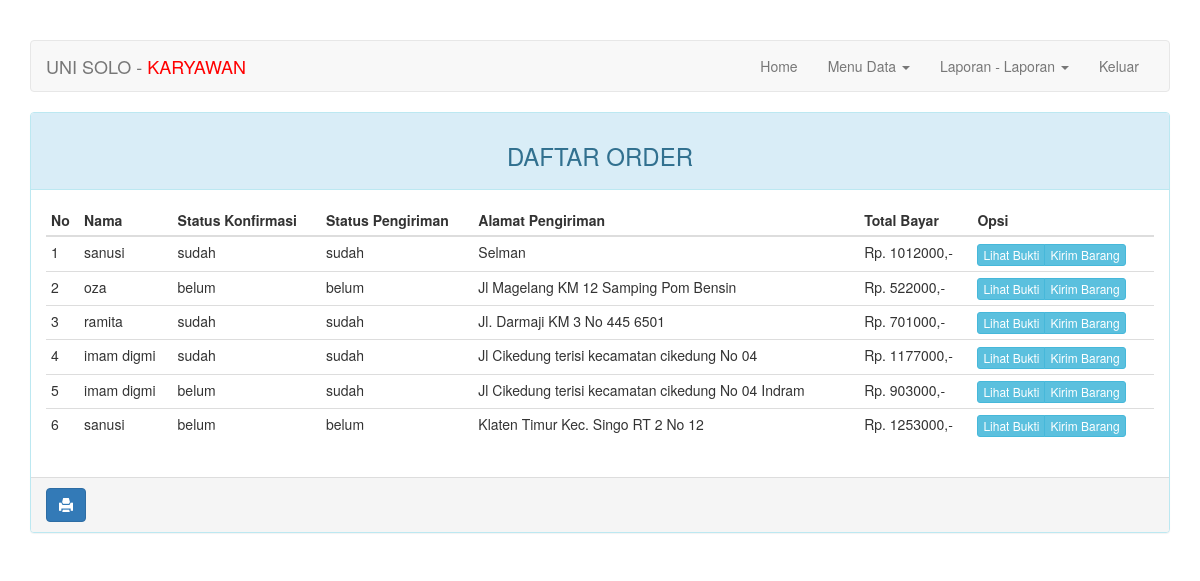
The page /karyawan/index.php (signed in) on the database as committed earlier.
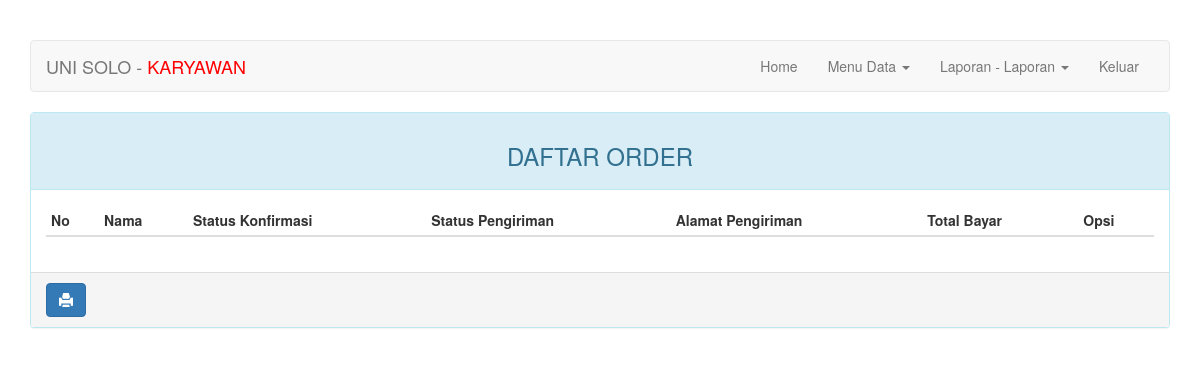
The same page on the database as committed later.
### tables this page shows
CREATE TABLE `order` (
  `id_order` int(10) NOT NULL,
  `id_pelanggan` int(10) NOT NULL,
  `id_ongkos_kirim` int(3) NOT NULL,
  `total_bayar` int(7) NOT NULL,
  `status_konfirmasi` enum('sudah','belum') NOT NULL DEFAULT 'belum',
  `alamat_pengiriman` varchar(50) NOT NULL,
  `tgl_order` date NOT NULL,
  `tgl_tempo_order` date NOT NULL,
  `status_kirim` enum('sudah','belum') NOT NULL DEFAULT 'belum',
  `bukti_pembayaran` varchar(100) DEFAULT NULL
);

CREATE TABLE `pelanggan` (
  `id_pelanggan` int(10) NOT NULL,
  `nama` varchar(20) NOT NULL,
  `email` varchar(20) NOT NULL,
  `telpon` varchar(12) NOT NULL,
  `alamat` varchar(50) NOT NULL,
  `password` varchar(60) NOT NULL
);

### karyawan/halaman/home.php (the view, shortened to what this page needs)
<div class="col-md-12">
    <div class="panel panel-info">
        <div class="panel-heading"><h3 class="text-center">DAFTAR ORDER</h3></div>
        <div class="panel-body">
            <table class="table table-condensed">
                <thead>
                    <tr>
                        <th>No</th>
                        <th>Nama</th>
                        <th>Status Konfirmasi</th>
                        <th>Status Pengiriman</th>
                        <th>Alamat Pengiriman</th>
                        <th>Total Bayar</th>
                        <th class="hidden-print">Opsi</th>
                    </tr>
                </thead>
                <tbody>
                    <?php $sql = "SELECT o.*, p.* FROM `order` o LEFT JOIN pelanggan p ON o.id_pelanggan=p.id_pelanggan"; ?>
                    <?php if($query = $koneksi->query($sql)): ?>
                        <?php $no = 1; ?>
                        <?php while($data = $query->fetch_array()): ?>
                        <tr>
                            <td><?=$no++?></td>
                            <td><?=$data['nama']?></td>
                            <td><?=$data['status_konfirmasi']?></td>
                            <td><?=$data['status_kirim']?></td>
                            <td><?=$data['alamat_pengiriman']?></td>
                            <td>Rp. <?=$data['total_bayar']?>,-</td>
                            <td class="hidden-print">
                                <div class="btn-group">
                                    <a href="?halaman=bukti_pembayaran&id=<?=$data['id_order']?>" class="btn btn-info btn-xs">Lihat Bukti</a>
                                    <a href="?action=kirim&id=<?=$data['id_order']?>" class="btn btn-info btn-xs">Kirim Barang</a>
                                </div>
                            </td>
                        </tr>
                        <?php endwhile ?>
                    <?php endif ?>
                </tbody>
            </table>
        </div>
        <div class="panel-footer hidden-print ">
            <a onClick="window.print();return false" class="btn btn-primary"><i class="glyphicon glyphicon-print"></i></a>
        </div>
    </div>
</div>

### karyawan/index.php (shortened to what this page needs)
<?php
require_once "../config.php";
?>
<!DOCTYPE html>
<html lang="en">
<head>
    <link rel="stylesheet" href="../css/bootstrap.min.css">
</head>
<body>
    <div class="container">
        <nav class="navbar navbar-default">
            <div class="container-fluid">
                <div class="navbar-header">
                    <a class="navbar-brand" href="#">UNI SOLO - <span style="color: red;"><?=strtoupper($_SESSION['nama_karyawan'])?></span></a>
                </div>
                <div class="collapse navbar-collapse" id="bs-example-navbar-collapse-1">
                    <ul class="nav navbar-nav navbar-right">
                        <li><a href="index.php">Home</a></li>
                        <li class="dropdown">
                            <a href="#" class="dropdown-toggle" data-toggle="dropdown" role="button" aria-haspopup="true" aria-expanded="false">Menu Data <span class="caret"></span></a>
                        </li>
                        <li class="dropdown">
                            <a href="#" class="dropdown-toggle" data-toggle="dropdown" role="button" aria-haspopup="true" aria-expanded="false">Laporan - Laporan <span class="caret"></span></a>
                        </li>
                        <li><a href="logout.php">Keluar</a></li>
                    </ul>
                </div>
            </div>
        </nav>
        <div class="row">
            <?php
            switch ($halaman) {
                default: $halaman = "home"; break;
            }
            include 'halaman/' . $halaman . '.php';
            ?>
        </div>
    </div>
</body>
</html>

### karyawan/index.php (style rules this page uses)
body { margin-top: 40px; }

Rows that differ between the two databases and show on the page:
removed order: id_pelanggan.nama "sanusi", status_konfirmasi "sudah", status_kirim "sudah", alamat_pengiriman "Selman", total_bayar "1012000"
removed order: id_pelanggan.nama "oza", status_konfirmasi "belum", status_kirim "belum", alamat_pengiriman "Jl Magelang KM 12 Samping Pom Bensin", total_bayar "522000"
removed order: id_pelanggan.nama "ramita", status_konfirmasi "sudah", status_kirim "sudah", alamat_pengiriman "Jl. Darmaji KM 3 No 445 6501", total_bayar "701000"
removed order: id_pelanggan.nama "imam digmi", status_konfirmasi "sudah", status_kirim "sudah", alamat_pengiriman "Jl Cikedung terisi kecamatan cikedung No 04", total_bayar "1177000"
removed order: id_pelanggan.nama "imam digmi", status_konfirmasi "belum", status_kirim "sudah", alamat_pengiriman "Jl Cikedung terisi kecamatan cikedung No 04 Indram", total_bayar "903000"
removed order: id_pelanggan.nama "sanusi", status_konfirmasi "belum", status_kirim "belum", alamat_pengiriman "Klaten Timur Kec. Singo RT 2 No 12", total_bayar "1253000"
